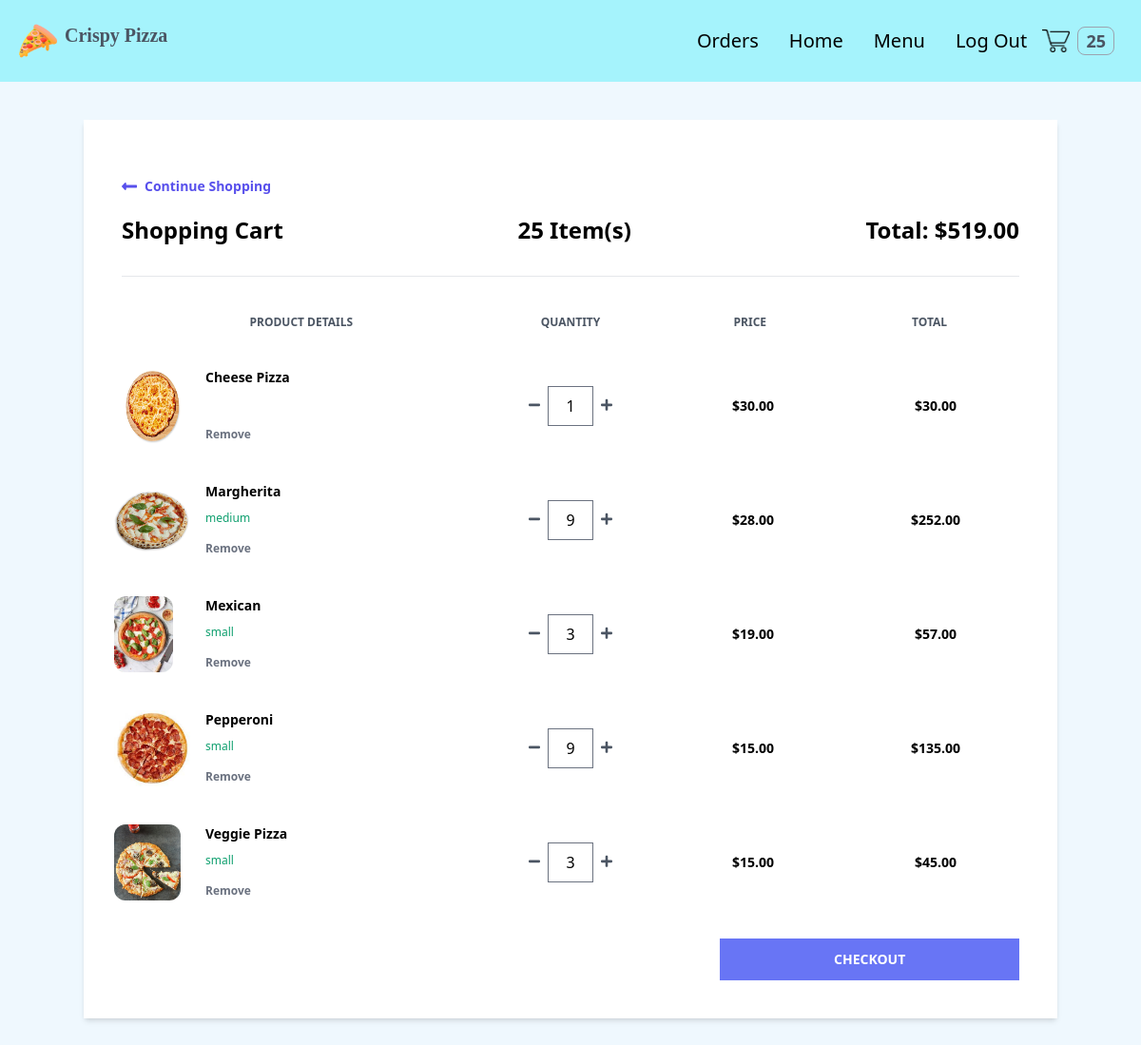
Screenshot of /cart/ (signed in) with the database file from the repository.
### order/models.py (models this page shows, shortened)
class Order(models.Model):
    PAYMENT_CHOICES = (("cash", "cash"), ("online", "online"))
    DELIVERY_CHOICES = (("delivery", "delivery"), ("carryout", "carryout"))
    transaction_id = models.UUIDField(
        primary_key=True, default=uuid.uuid4, editable=True
    )
    customer = models.ForeignKey(Customer, on_delete=models.CASCADE)
    date_ordered = models.DateTimeField(auto_now_add=True)
    date_modified = models.DateTimeField(auto_now=True)
    complete = models.BooleanField(default=False)
    paid = models.BooleanField(default=False)
    payment_method = models.CharField(max_length=10, choices=PAYMENT_CHOICES)
    delivery_method = models.CharField(max_length=10, choices=DELIVERY_CHOICES)
    shipping = models.ForeignKey(
        "ShippingAddress", on_delete=models.SET_NULL, blank=True, null=True
    )
    pickup = models.ForeignKey(
        "PickUpDetail", on_delete=models.SET_NULL, blank=True, null=True
    )
    coupon = models.ForeignKey(
        "Coupon", on_delete=models.SET_NULL, blank=True, null=True
    )
    email = models.EmailField(max_length=70, null=True, blank=True)
    phone = models.CharField(max_length=20, null=True, blank=True)
    @property
    def get_cart_subtotal(self):
        order_items = self.orderitem_set.all()
        total = sum([item.get_total for item in order_items])
        return total
    get_cart_subtotal.fget.short_description = "Subtotal"
    @property
    def get_cart_total(self):
        total = self.get_cart_subtotal
        if self.coupon:
            total = total - self.get_coupon_value
        return total
    get_cart_total.fget.short_description = "Total"
    @property
    def get_cart_items(self):
        order_items = self.orderitem_set.all()
        total = sum([item.quantity for item in order_items])
        return total
    get_cart_items.fget.short_description = "# Items"
    @property
    def get_coupon_value(self):
        if self.coupon:
            if self.coupon.discount_type == "Percent":
                coupon_value = round(
                    self.get_cart_subtotal * self.coupon.discount_amount / 100, 2
                )
            else:
                coupon_value = self.coupon.discount_amount
        else:
            coupon_value = None
        return coupon_value
    get_coupon_value.fget.short_description = "Coupon"

class OrderItem(models.Model):
    product = models.ForeignKey(Product, on_delete=models.CASCADE)
    order = models.ForeignKey(Order, on_delete=models.CASCADE)
    variation = models.ForeignKey(
        ProductVariant, on_delete=models.SET_NULL, blank=True, null=True
    )
    quantity = models.IntegerField(default=0)
    date_added = models.DateTimeField(auto_now_add=True)
    @property
    def get_total(self):
        if self.product.has_variants:
            total = self.variation.price * self.quantity
        else:
            total = self.product.price * self.quantity
        return total
    get_total.fget.short_description = "Total"
    def image_tag(self):
        return mark_safe(
            f'<img src="{self.product.image.url}" width="100" height="100" />'
        )
    image_tag.short_description = "Image"

### store/models.py (models this page shows, shortened)
class Product(models.Model):
    id = models.UUIDField(primary_key=True, default=uuid.uuid4, editable=False)
    name = models.CharField(max_length=100)
    price = models.DecimalField(max_digits=6, decimal_places=2, blank=True, null=True)
    desc = models.TextField(max_length=500, blank=True, null=True)
    image = models.ImageField(blank=True, upload_to="images")
    created_at = models.DateField(auto_now_add=True)
    updated_at = models.DateField(auto_now=True)
    product_category = models.ForeignKey(
        "Category", on_delete=models.CASCADE, null=True, blank=True
    )
    class Meta:
        ordering = ("product_category",)
    def image_tag(self):  # pragma: no cover
        if self.image:
            return mark_safe(f'<img src="{self.image.url}" width="100" height="100" />')
    image_tag.short_description = "Image"
    @property
    def has_variants(self):
        if self.productvariant_set.count() > 0:
            return True
        else:
            return False

class ProductVariant(models.Model):
    title = models.CharField(max_length=100, blank=True, null=True)
    product = models.ForeignKey(Product, on_delete=models.CASCADE)
    size = models.ForeignKey(Size, on_delete=models.CASCADE)
    price = models.DecimalField(max_digits=6, decimal_places=2)

class Size(models.Model):
    name = models.CharField(max_length=20, blank=True, null=True, unique=True)

### order/views.py (the view)
# urls.py: path("cart/", views.cart, name="cart"),
def cart(request):
    try:
        customer = get_customer_or_guest(request)
    except:
        return redirect("store:products")
    customer_order = Order.objects.filter(customer=customer, complete=False)
    if customer_order.exists():
        customer_items = OrderItem.objects.filter(order_id__in=customer_order).order_by(
            "product__name", "-variation__size"
        )
        customer_order = customer_order[0]
    else:
        customer_order, customer_items = None, None
    context = {
        "order": customer_order,
        "items": customer_items,
    }
    return render(request, "order/cart.html", context)

### order/views.py (called while the page is built)
def get_customer_or_guest(request):
    if request.user.is_authenticated:
        customer = request.user.customer
    else:
        customer, created = Customer.objects.get_or_create(
            device=request.COOKIES["device"]
        )
    return customer

### store/context_processors.py (called while the page is built, shortened)
def get_cart_quantity(request):
    if request.user.is_authenticated:
        try:
            customer = request.user.customer
        except:
            number_of_items = 0
    try:
        customer_order = Order.objects.filter(customer=customer, complete=False)[0]
        number_of_items = customer_order.get_cart_items
    except:
        number_of_items = 0
    return {"cart_quantity": number_of_items}

### order/templates/order/cart.html (shortened to what this page needs)
{% extends 'store/base.html' %} {% block content %} {% if not items %}
<div class="container mx-auto mt-10">
  <div class="w-full bg-white p-10 text-center">
    <h2 class="font-bold">Your cart is empty</h2>
    <div>
      <a
        href="{% url 'store:products' %}"
        class="flex font-semibold text-indigo-600 text-sm my-5 w-1/4"
      >
        <svg
          class="fill-current mr-2 text-indigo-600 w-4"
          viewBox="0 0 448 512"
        >
          <path
            d="M134.059 296H436c6.627 0 12-5.373 12-12v-56c0-6.627-5.373-12-12-12H134.059v-46.059c0-21.382-25.851-32.09-40.971-16.971L7.029 239.029c-9.373 9.373-9.373 24.569 0 33.941l86.059 86.059c15.119 15.119 40.971 4.411 40.971-16.971V296z"
          />
        </svg>
        Continue Shopping
      </a>
    </div>
  </div>
</div>
{% else %}
<div class="container mx-auto mt-10">
  <div class="flex flex-col shadow-md my-10">
    <div class="w-full bg-white p-3 md:p-10">
      <a
        href="{% url 'store:products' %}"
        class="flex font-semibold text-indigo-600 text-sm my-5 w-1/4"
      >
        <svg
          class="fill-current mr-2 text-indigo-600 w-4"
          viewBox="0 0 448 512"
        >
          <path
            d="M134.059 296H436c6.627 0 12-5.373 12-12v-56c0-6.627-5.373-12-12-12H134.059v-46.059c0-21.382-25.851-32.09-40.971-16.971L7.029 239.029c-9.373 9.373-9.373 24.569 0 33.941l86.059 86.059c15.119 15.119 40.971 4.411 40.971-16.971V296z"
          />
        </svg>
        Continue Shopping
      </a>
      <div class="flex justify-between border-b pb-8">
        <h1 class="font-semibold text-2xl">Shopping Cart</h1>
        <h2 class="font-semibold text-2xl">{{order.get_cart_items}} Item(s)</h2>
        <h2 class="font-semibold text-2xl">
          Total: ${{order.get_cart_subtotal|floatformat:2}}
        </h2>
      </div>
      <div
        class="flex mt-10 mb-5 font-semibold text-center text-gray-600 text-xs uppercase"
      >
        <h3 class="w-2/5">Product Details</h3>
        <h3 class="w-1/5 text-center">Quantity</h3>
        <h3 class="w-1/5 text-center">Price</h3>
        <h3 class="w-1/5 text-center">Total</h3>
      </div>
      {% for item in items %}
      <div class="flex items-center hover:bg-gray-100 -mx-8 px-6 py-5">
        <div class="flex w-2/5">
          <div class="w-20">
            <img
              class="h-20 rounded-xl"
              src="{{item.product.image.url}}"
              alt=""
            />
          </div>
          <div class="flex flex-col justify-between ml-4 flex-grow">
            <span class="font-bold text-sm">{{ item.product.name|title }}</span>
            <span class="text-green-500 text-xs"
              >{{item.variation.size.name}}</span
            >
            <form
              action="{% url 'order:remove-from-cart' item.id %}"
              method="post"
            >
              <button
                type="submit"
                class="font-semibold hover:text-red-500 text-gray-500 text-xs"
              >
                Remove
              </button>
            </form>
          </div>
        </div>
        <div
          class="flex justify-center items-center w-1/5 individual-container"
        >
          <form
            action="{% url 'order:reduce-product-quantity' item.pk %}"
            method="post"
          >
            <button type="submit">
              <svg class="fill-current text-gray-600 w-3" viewBox="0 0 448 512">
                <path
                  d="M416 208H32c-17.67 0-32 14.33-32 32v32c0 17.67 14.33 32 32 32h384c17.67 0 32-14.33 32-32v-32c0-17.67-14.33-32-32-32z"
                />
              </svg>
            </button>
          </form>
          <input
            class="quantity mx-2 border text-center w-12"
            type="number"
            value="{{item.quantity}}"
            min="1"
            oninput="validity.valid||(value='');"
            id="{{item.pk}}"
          />
          <form
            action="{% url 'order:increase-product-quantity' item.pk %}"
            method="post"
          >
            <button type="submit">
            </button>
          </form>
        </div>
        <h1 class="text-center w-1/5 font-semibold text-sm">
          ${% firstof item.variation.price item.product.price %}
        </h1>
        <span class="text-center w-1/5 font-semibold text-sm"
          >${{item.get_total|floatformat:2}}</span
        >
      </div>
      {% endfor %}
      <div class="mt-5">
        <form action="{% url 'order:checkout' %}" method="POST">
          <button
            type="submit"
            class="bg-indigo-500 font-semibold hover:bg-indigo-600 py-3 text-sm text-white uppercase w-1/3 flex items-center justify-center ml-auto"
          >
            Checkout
          </button>
        </form>
      </div>
    </div>
  </div>
</div>
{% endif %}
{% endblock %}

### rows the page displays
Order: get_cart_items "25", get_cart_subtotal "519.00"
OrderItem: product.image (picture), product.name "Cheese Pizza", quantity "1", variation+product "30.00", get_total "30.00"
OrderItem: product.image (picture), product.name "Margherita", variation.size.name "medium", quantity "9", variation.price "28.00", get_total "252.00"
OrderItem: product.image (picture), product.name "Mexican", variation.size.name "small", quantity "3", variation.price "19.00", get_total "57.00"
OrderItem: product.image (picture), product.name "Pepperoni", variation.size.name "small", quantity "9", variation.price "15.00", get_total "135.00"
OrderItem: product.image (picture), product.name "Veggie Pizza", variation.size.name "small", quantity "3", variation.price "15.00", get_total "45.00"

### other values shown
{{ cart_quantity }} "25"
